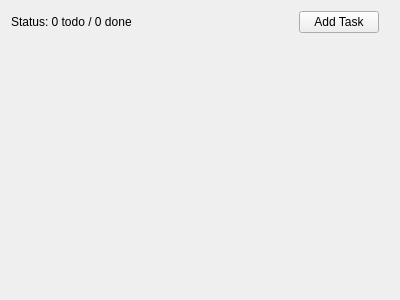
<?xml version="1.0" encoding="UTF-8"?>
<ui version="4.0">
 <class>MainWindow</class>
 <widget class="QMainWindow" name="MainWindow">
  <property name="geometry">
   <rect>
    <x>0</x>
    <y>0</y>
    <width>400</width>
    <height>300</height>
   </rect>
  </property>
  <property name="windowTitle">
   <string>Todo</string>
  </property>
  <widget class="QWidget" name="centralWidget">
   <layout class="QVBoxLayout" name="verticalLayout">
    <item>
     <layout class="QHBoxLayout" name="toolbarLayout">
      <property name="rightMargin">
       <number>10</number>
      </property>
      <item>
       <widget class="QLabel" name="statusLabel">
        <property name="text">
         <string>Status: 0 todo / 0 done</string>
        </property>
       </widget>
      </item>
      <item>
       <spacer name="horizontalSpacer">
        <property name="orientation">
         <enum>Qt::Horizontal</enum>
        </property>
        <property name="sizeHint" stdset="0">
         <size>
          <width>40</width>
          <height>20</height>
         </size>
        </property>
       </spacer>
      </item>
      <item>
       <widget class="QPushButton" name="addTaskButton">
        <property name="text">
         <string>Add Task</string>
        </property>
       </widget>
      </item>
     </layout>
    </item>
    <item>
     <layout class="QVBoxLayout" name="taskLayout">
      <property name="topMargin">
       <number>0</number>
      </property>
     </layout>
    </item>
    <item>
     <spacer name="verticalSpacer">
      <property name="orientation">
       <enum>Qt::Vertical</enum>
      </property>
      <property name="sizeHint" stdset="0">
       <size>
        <width>20</width>
        <height>40</height>
       </size>
      </property>
     </spacer>
    </item>
   </layout>
  </widget>
 </widget>
 <layoutdefault spacing="6" margin="11"/>
 <resources/>
 <connections/>
</ui>
